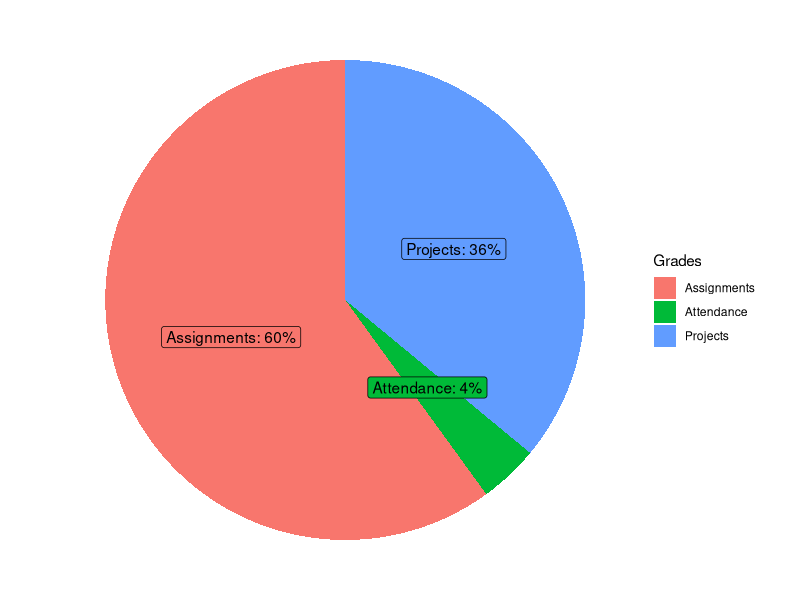
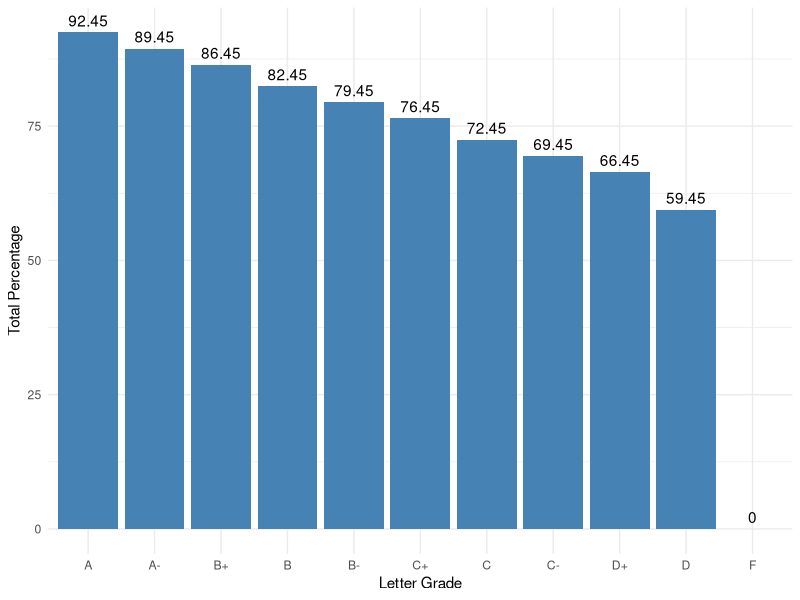

These figures' R source, in order:
## ---- chunk 1
knitr::opts_chunk$set(echo = FALSE, warning = FALSE, message = FALSE)
## ---- chunk 2
# install.packages("ggplot2")
library(ggplot2)
library(dplyr)
# Variables

Percentage = c(.60,.36, .04)
Grades = c('Assignments','Projects','Attendance')

df = data.frame(Grades = Grades, Percentage = Percentage, labels = paste0(Grades,": ", Percentage*100, "%"))

ggplot(df, aes(x = "", y = Percentage, fill = Grades)) +
  geom_col() +
  geom_label(aes(label = labels),
             position = position_stack(vjust = 0.5),
             show.legend = FALSE) +
  labs(x='')+
  coord_polar(theta = "y")+
  theme_void()
## ---- chunk 3
library(ggplot2)
library(forcats)

# Basic barplot

Grades           = c("A","A-","B+","B","B-","C+","C","C-","D+","D", "F")
Total_Percentage = c(92.45, 89.45, 86.45, 82.45 ,79.45, 76.45, 72.45, 69.45, 66.45, 59.45, 0)
df = data.frame(Grades = Grades, Total_Percentage = Total_Percentage)


p<-ggplot(data=df, aes(x= fct_rev(fct_reorder(Grades, Total_Percentage)), y=Total_Percentage)) +
  geom_col(fill="steelblue")+
  labs(y = 'Total Percentage', x ='Letter Grade')+
  geom_text(aes(label = Total_Percentage), vjust = -0.5)+
  theme_minimal()
p

